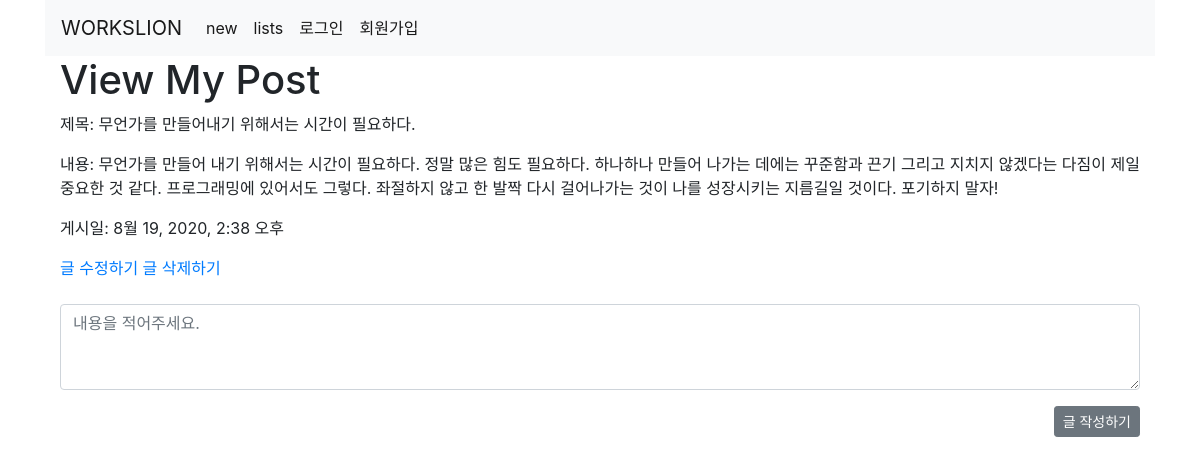
/post/1/, run on an earlier commit of the app's database.
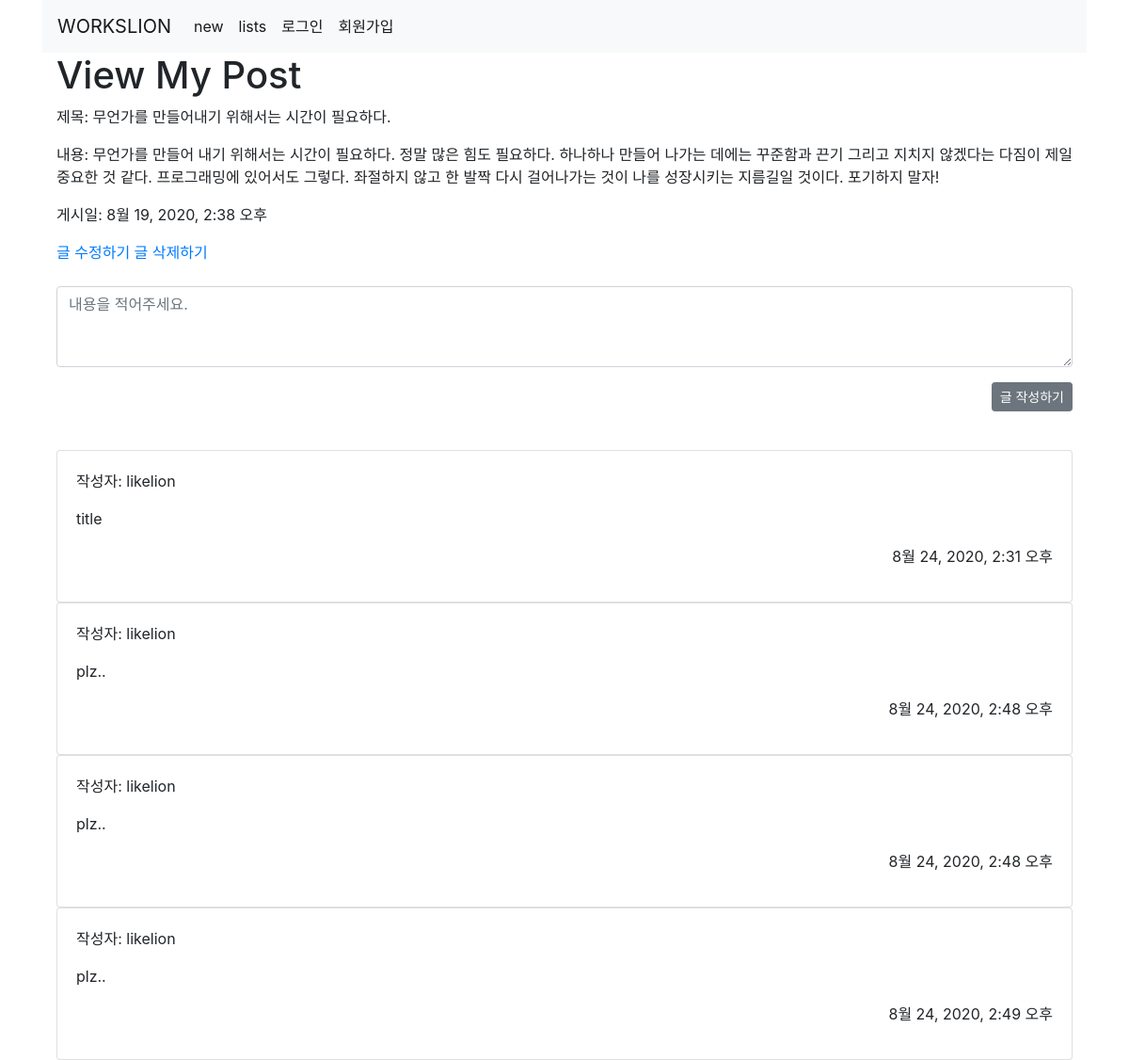
And on a later commit of the database.
### post/models.py (models this page shows, shortened)
class Post(models.Model):
    title = models.CharField(max_length=100)
    content = models.TextField()
    post_active = models.BooleanField(default=False)
    created_at = models.DateTimeField(auto_now_add=True)

class Comment(models.Model):
    user = models.ForeignKey(User, on_delete=models.CASCADE, null=True)
    post = models.ForeignKey(Post, on_delete=models.CASCADE, null=True)
    content = models.CharField(max_length=100)
    created_at = models.DateTimeField(auto_now_add=True)

### post/views.py (the view)
# urls.py: path('<int:post_id>/', views.detail, name='detail'),
def detail(request, post_id):
    post = Post.objects.get(id=post_id)
    comment = Comment.objects.filter(post=post_id)
    context = {
        'post' : post,
        'comment' : comment
    }
    return render(request, 'detail.html', context)

### post/templates/detail.html (shortened to what this page needs)
{% extends "base.html" %}
{% block content %}
<div class="container">
    <h1>View My Post</h1>
        <p>제목: {{ post.title }}</p>
        <p>내용: {{ post.content }}</p>
        <p>게시일: {{ post.created_at }}</p>
<a href="{% url 'post:edit' post.id %}">글 수정하기</a>
<a href="{% url 'post:delete' post.id %}">글 삭제하기</a>
</div>
<br>
<div class="container">
<form action="{% url 'post:commentcreate' post.id %}" method="POST">
    <div class="form-group">
        <textarea class="form-control" rows="3" placeholder="내용을 적어주세요." name="content"></textarea>
    </div>
    <button type="submit" class="btn btn-secondary btn-sm" style="float:right">글 작성하기</button>
</form>
</div>
<br>
<br>
<br>
<div class="container">
{% for comment in comment %}
    <div class="card">
        <div class="card-body">
            <p>작성자: {{comment.user}}</p>
            <p>{{comment.content}}</p>
            <p style="float:right;">{{comment.created_at}}</p>
        </div>
    </div>
{% endfor %}
</div>
{% endblock %}

### templates/base.html (shortened to what this page needs)
{% load static %}
<!DOCTYPE html>
<html>
<head>
    <link rel="stylesheet" href="https://stackpath.bootstrapcdn.com/bootstrap/4.5.2/css/bootstrap.min.css">
</head>
<body>
    {% load static %}
    <div class="container">
        <nav class="navbar navbar-expand-lg navbar-light bg-light">
            <a class="navbar-brand" href="{% url 'index' %}">WORKSLION</a>
            <div class="collapse navbar-collapse" id="navbarNavAltMarkup">
                <div class="navbar-nav">
                    <a class="nav-link active" href="{% url 'post:new' %}">new</span></a>
                    <a class="nav-link active" href="{% url 'post:lists' %}">lists</span></a>
                    {% if user.is_authenticated %}
                        <form action="{% url 'accounts:logout' %}" method="POST">
                            {% csrf_token %}
                            {{ user.get_username }}
                            <button type="submit" class="btn btn-primary">로그아웃</button>
                        </form>
                    {% else %}
                        <a class="nav-link active" href="{% url 'accounts:login' %}">로그인</span></a>
                        <a class="nav-link active" href="{% url 'accounts:sign_up' %}">회원가입</span></a>
                    {% endif %}
                </div>
            </div>
        </nav>
        {% block content %}
        {% endblock %}
    </div>
</body>
</html>

What changed in the data, as far as the page shows it:
added Comment: user "likelion", content "title", created_at "8월 24, 2020, 2:31 오후"
added Comment: user "likelion", content "plz..", created_at "8월 24, 2020, 2:48 오후"
added Comment: user "likelion", content "plz..", created_at "8월 24, 2020, 2:48 오후"
added Comment: user "likelion", content "plz..", created_at "8월 24, 2020, 2:49 오후"
